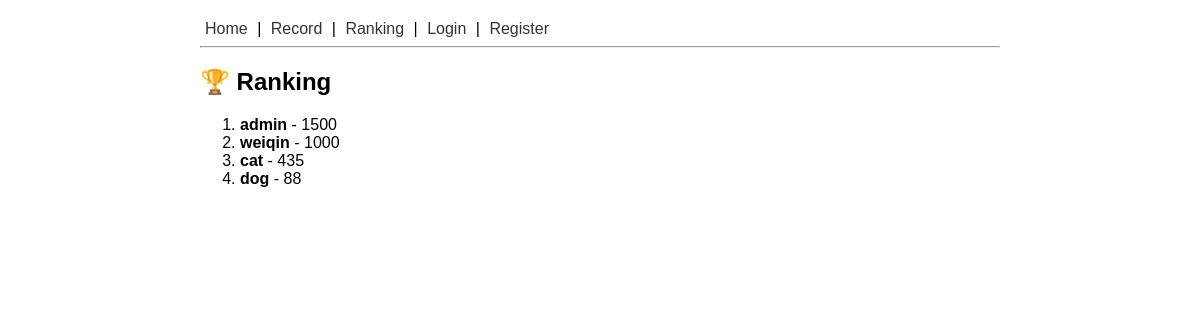
/rank, run on an earlier commit of the app's database.
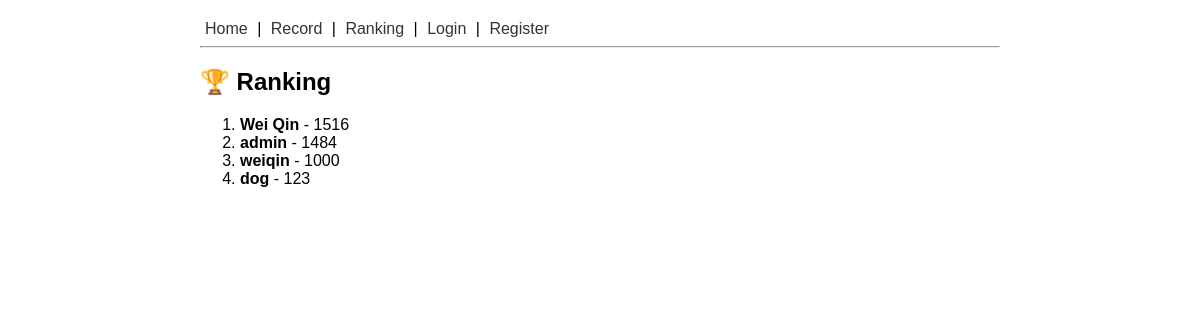
And on a later commit of the database.
### tables this page shows
CREATE TABLE users (
 id INTEGER PRIMARY KEY AUTOINCREMENT,
 username TEXT UNIQUE,
 password_hash TEXT,
 role TEXT,
 rating INTEGER DEFAULT 0
);

### app.py (the view)
@app.route("/rank")
def rank():
    db = get_db()
    users = db.execute("SELECT username,rating FROM users ORDER BY rating DESC").fetchall()
    return render_template("rank.html", users=users)

### app.py (called while the page is built)
def get_db():
    conn = sqlite3.connect("pingpong.db")
    conn.row_factory = sqlite3.Row
    return conn

@app.context_processor
def inject_user():
    is_logged_in = "user_id" in session
    is_admin = False
    if is_logged_in:
        db = get_db()
        user = db.execute("SELECT role FROM users WHERE id=?", (session["user_id"],)).fetchone()
        if user and user["role"] == "admin":
            is_admin = True
    return dict(logged_in=is_logged_in, is_admin=is_admin)

### templates/rank.html
{% extends 'base.html' %}{% block content %}<h2>🏆 Ranking</h2><ol>{% for u in users %}<li><strong>{{u['username']}}</strong> - {{u['rating']}}</li>{% endfor %}</ol>{% endblock %}

What changed in the data, as far as the page shows it:
removed users: username "cat", rating "435"
added users: username "Wei Qin", rating "1516"
changed users "admin": rating "1500" → "1484"
changed users "dog": rating "88" → "123"
